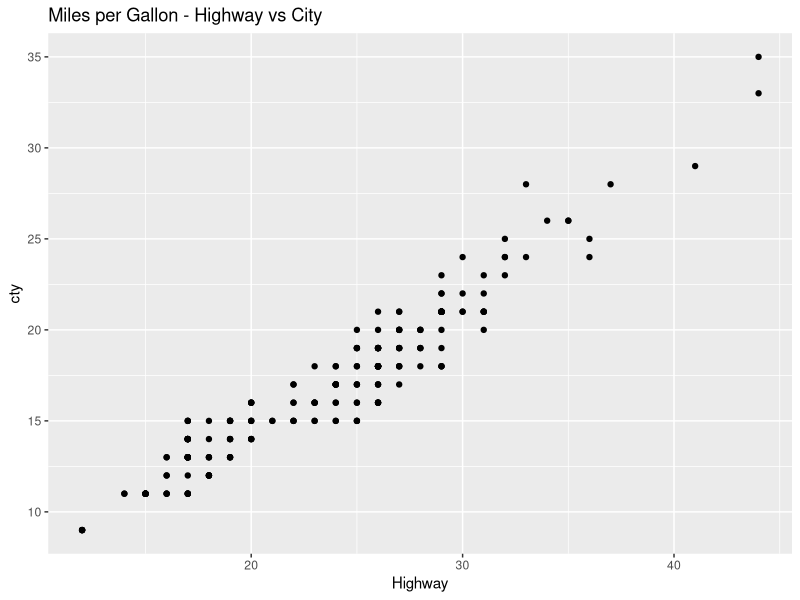

Here is the R script that generated this plot: (Note: this script raises an error after producing the figure.)
## ---- chunk 1
# ??mpg
library(tidyverse)
library(dplyr)
library(ggplot2)
#| error: true
??summarize
mpg %>% filter(class == "subcompact") %>% # gets stats for city mpg for different types of trains 
  group_by(drv)
  summarize(mpg, median_cty_mpg = median(cty),
            sd_cty_mpg = sd(cty),
            avg_cty_mpg = mean(cty))
## ---- chunk 2
#| error: true

??mpg
mpg %>%  # scatterplot of city mpg vs highway mpg
  ggplot(aes(x = hwy, y = cty)) + 
  geom_point() +
  labs(x = "Highway", ylabel = "City", 
       title = "Miles per Gallon - Highway vs City")
## ---- chunk 3
#| error: true
vec1 <- c(1, 2, 3)
vec2 <- c(3, -2, 2.305)

Map('*', vec2, vec1) #multiplies vectors
## ---- chunk 4
#| error: true
library(matrixStats) 
rowMeans2(mpg_fl, rows = c('hwy', 'cty'))
# not really sure whats going on here     
#avg mgp on highway vs city for dif fuel types
mean(mpg_fl$mean_hwy, mpg_fl$mean_cty)
  
mpg_fl <- mpg %>% 
  group_by(fl) %>% 
  summary(
    mean_hwy, mean_cty = mean(hwy, cty)
  )


## ---- chunk 5
#| error: true
a <- c(1,2,3)
b <- c("a","b","c")
d <- cbind(a,b) # Put them together
as.numeric(d[1]) + 1 # makes numerical and adds 1
